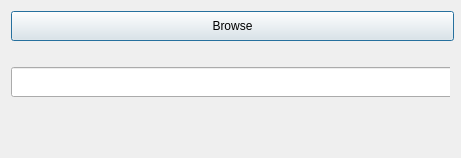
<?xml version="1.0" encoding="UTF-8"?>
<ui version="4.0">
 <class>Dialog</class>
 <widget class="QDialog" name="Dialog">
  <property name="geometry">
   <rect>
    <x>0</x>
    <y>0</y>
    <width>461</width>
    <height>158</height>
   </rect>
  </property>
  <property name="minimumSize">
   <size>
    <width>461</width>
    <height>158</height>
   </size>
  </property>
  <property name="maximumSize">
   <size>
    <width>461</width>
    <height>158</height>
   </size>
  </property>
  <property name="windowTitle">
   <string>Import Pcap / Pcapng</string>
  </property>
  <layout class="QVBoxLayout" name="verticalLayout">
   <item>
    <widget class="QPushButton" name="browse">
     <property name="minimumSize">
      <size>
       <width>443</width>
       <height>30</height>
      </size>
     </property>
     <property name="autoFillBackground">
      <bool>true</bool>
     </property>
     <property name="text">
      <string>Browse</string>
     </property>
    </widget>
   </item>
   <item>
    <widget class="QWidget" name="widget" native="true">
     <widget class="QLineEdit" name="filename">
      <property name="geometry">
       <rect>
        <x>0</x>
        <y>20</y>
        <width>443</width>
        <height>30</height>
       </rect>
      </property>
      <property name="minimumSize">
       <size>
        <width>443</width>
        <height>30</height>
       </size>
      </property>
      <property name="autoFillBackground">
       <bool>false</bool>
      </property>
     </widget>
    </widget>
   </item>
  </layout>
 </widget>
 <resources/>
 <connections/>
</ui>
